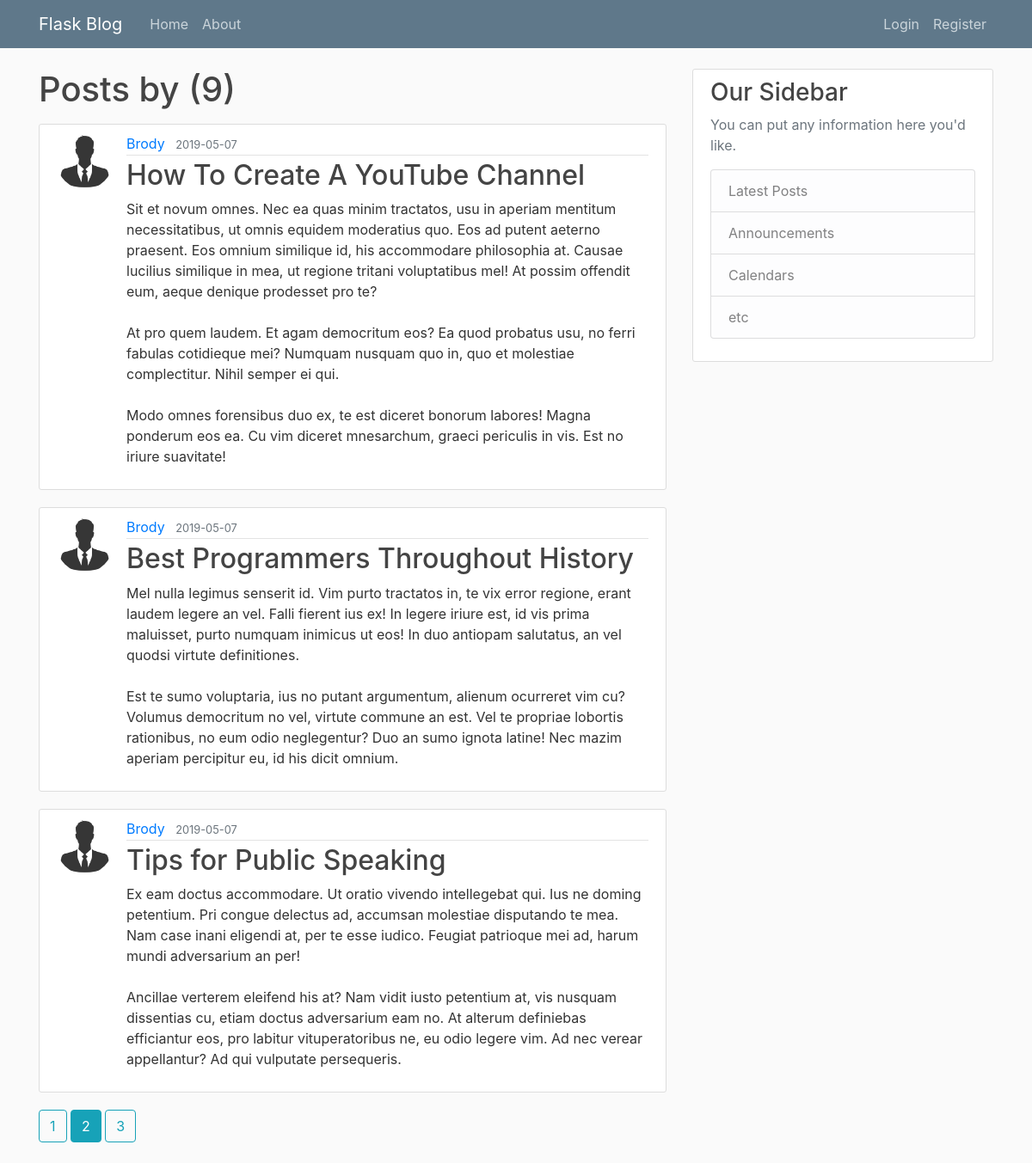
The app's page /user/Brody?page=2 with its own data.
### application/models.py (models this page shows, shortened)
class Post(db.Model):
    id = db.Column(db.Integer, primary_key=True)
    title = db.Column(db.String(100), nullable=False)
    date_posted = db.Column(db.DateTime, nullable=False, default=datetime.utcnow)
    content = db.Column(db.Text, nullable=False)
    user_id = db.Column(db.Integer, db.ForeignKey("user.id"), nullable=False)

class User(db.Model,UserMixin):
    id = db.Column(db.Integer, primary_key=True)
    username = db.Column(db.String(20), unique=True, nullable=False)
    email = db.Column(db.String(60), unique=True, nullable=False)
    password = db.Column(db.String(60), nullable=False)
    image_file = db.Column(db.String(20), nullable=False, default="default.jpg")
    posts = db.relationship("Post", backref="author", lazy=True)

### application/users/routes.py (the view)
@users.route("/user/<username>")
def user_posts(username):
    username = str(username)
    page_no = request.args.get("page",1,type=int)
    user = User.query.filter_by(username=username).first_or_404()
    posts = Post.query.filter_by(author=user)\
            .order_by(Post.date_posted.desc())\
            .paginate(per_page=3,page=page_no)
    return render_template("user_posts.html", posts=posts,user = user)

### application/templates/user_posts.html
{% extends "layout.html" %}
{% block content %}
    <h1 class = "mb-3">Posts by {{ username }} ({{ posts.total }})</h1>
    {% for post in posts.items %}
        <article class="media content-section">
            <img class="rounded-circle article-img" src="{{ url_for('static',filename='profile_pics/'+post.author.image_file) }}">
            <div class="media-body">
                <div class="article-metadata">
                    <a class="mr-2" href="{{ url_for('users.user_posts',username = post.author.username) }}">{{ post.author.username }}</a>
                    <small class="text-muted">{{ post.date_posted.strftime("%Y-%m-%d") }}</small>
                </div>
                <h2><a class="article-title" href="{{ url_for('posts.post',post_id=post.id) }}">{{ post.title }}</a></h2>
                <p class="article-content">{{ post.content }}</p>
            </div>
        </article>
    {% endfor %}
    {% for page_num in posts.iter_pages(left_edge=1,right_edge=1,left_current=1,right_current=2) %}
        {% if page_num %}
            {% if page_num == posts.page %}
                <a class="btn btn-info mb-4" href="{{ url_for('users.user_posts',username=user.username,page=page_num) }}">{{ page_num }}</a>
            {% else %}
                <a class="btn btn-outline-info mb-4" href="{{ url_for('users.user_posts',username=user.username,page=page_num) }}">{{ page_num }}</a>
            {%endif%}
        {% else %}
            ...
        {%endif%}
    {% endfor %}
{% endblock content %}

### application/static/main.css (style rules this page uses)
body { background: #fafafa; color: #333333; margin-top: 5rem; }
h1, h2, h3, h4, h5, h6 { color: #444444; }
.content-section { background: #ffffff; padding: 10px 20px; border: 1px solid #dddddd; border-radius: 3px; margin-bottom: 20px; }
.article-title { color: #444444; }
.article-content { white-space: pre-line; }
.article-img { height: 65px; width: 65px; margin-right: 16px; }
.article-metadata { padding-bottom: 1px; margin-bottom: 4px; border-bottom: 1px solid #e3e3e3 }

### records on screen
Post: image_file (placeholder picture), author.username "Brody", date_posted "2019-05-07", title "How To Create A YouTube Channel", content "Sit et novum omnes. Nec ea quas minim tractatos, usu in aperiam mentitum necessitatibus, ut omnis equidem moderatius quo. Eos ad putent aeterno praesent. Eos omnium similique id, his accommodare philosophia at. Causae lucilius similique in mea, ut regione tritani voluptatibus mel! At possim offendit eum, aeque denique prodesset pro te? At pro quem laudem. Et agam democritum eos? Ea quod probatus usu, no ferri fabulas cotidieque mei? Numquam nusquam quo in, quo et molestiae complectitur. Nihil semper ei qui. Modo omnes forensibus duo ex, te est diceret bonorum labores! Magna ponderum eos ea. Cu vim diceret mnesarchum, graeci periculis in vis. Est no iriure suavitate!"
Post: image_file (placeholder picture), author.username "Brody", date_posted "2019-05-07", title "Best Programmers Throughout History", content "Mel nulla legimus senserit id. Vim purto tractatos in, te vix error regione, erant laudem legere an vel. Falli fierent ius ex! In legere iriure est, id vis prima maluisset, purto numquam inimicus ut eos! In duo antiopam salutatus, an vel quodsi virtute definitiones. Est te sumo voluptaria, ius no putant argumentum, alienum ocurreret vim cu? Volumus democritum no vel, virtute commune an est. Vel te propriae lobortis rationibus, no eum odio neglegentur? Duo an sumo ignota latine! Nec mazim aperiam percipitur eu, id his dicit omnium."
Post: image_file (placeholder picture), author.username "Brody", date_posted "2019-05-07", title "Tips for Public Speaking", content "Ex eam doctus accommodare. Ut oratio vivendo intellegebat qui. Ius ne doming petentium. Pri congue delectus ad, accumsan molestiae disputando te mea. Nam case inani eligendi at, per te esse iudico. Feugiat patrioque mei ad, harum mundi adversarium an per! Ancillae verterem eleifend his at? Nam vidit iusto petentium at, vis nusquam dissentias cu, etiam doctus adversarium eam no. At alterum definiebas efficiantur eos, pro labitur vituperatoribus ne, eu odio legere vim. Ad nec verear appellantur? Ad qui vulputate persequeris."

### other values on screen
{{ posts.total }} "9"
{{ page_num }} "1" "3"
{{ page_num }} "2"
